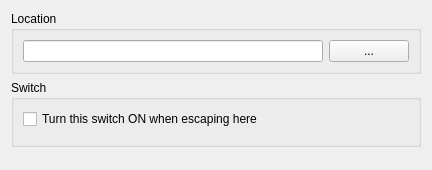
<?xml version="1.0" encoding="UTF-8"?>
<ui version="4.0">
 <class>EscapeTargetWidget</class>
 <widget class="QWidget" name="EscapeTargetWidget">
  <property name="geometry">
   <rect><x>0</x><y>0</y><width>400</width><height>170</height></rect>
  </property>
  <property name="windowTitle">
   <string>Escape Target</string>
  </property>
  <layout class="QVBoxLayout" name="verticalLayout">
   <item>
    <widget class="QGroupBox" name="groupLocation">
     <property name="title"><string>Location</string></property>
     <layout class="QHBoxLayout" name="layoutLocation">
      <item>
       <widget class="QLineEdit" name="lineLocation">
        <property name="readOnly"><bool>true</bool></property>
        <property name="minimumSize"><size><width>300</width><height>0</height></size></property>
       </widget>
      </item>
      <item>
       <widget class="QPushButton" name="pushPick">
        <property name="text"><string>...</string></property>
        <property name="toolTip"><string>Pick the map and the location</string></property>
       </widget>
      </item>
     </layout>
    </widget>
   </item>
   <item>
    <widget class="QGroupBox" name="groupSwitch">
     <property name="title"><string>Switch</string></property>
     <layout class="QVBoxLayout" name="layoutSwitch">
      <item>
       <widget class="QCheckBox" name="checkSwitch">
        <property name="text"><string>Turn this switch ON when escaping here</string></property>
       </widget>
      </item>
      <item><widget class="SwitchRpgComboBox" name="comboSwitch"/></item>
     </layout>
    </widget>
   </item>
   <item>
    <spacer name="verticalSpacer">
     <property name="orientation"><enum>Qt::Vertical</enum></property>
     <property name="sizeHint" stdset="0"><size><width>20</width><height>10</height></size></property>
    </spacer>
   </item>
  </layout>
 </widget>
 <customwidgets>
  <customwidget>
   <class>SwitchRpgComboBox</class>
   <extends>QWidget</extends>
   <header>ui/common/rpg_combobox.h</header>
  </customwidget>
 </customwidgets>
 <resources/>
 <connections/>
</ui>
